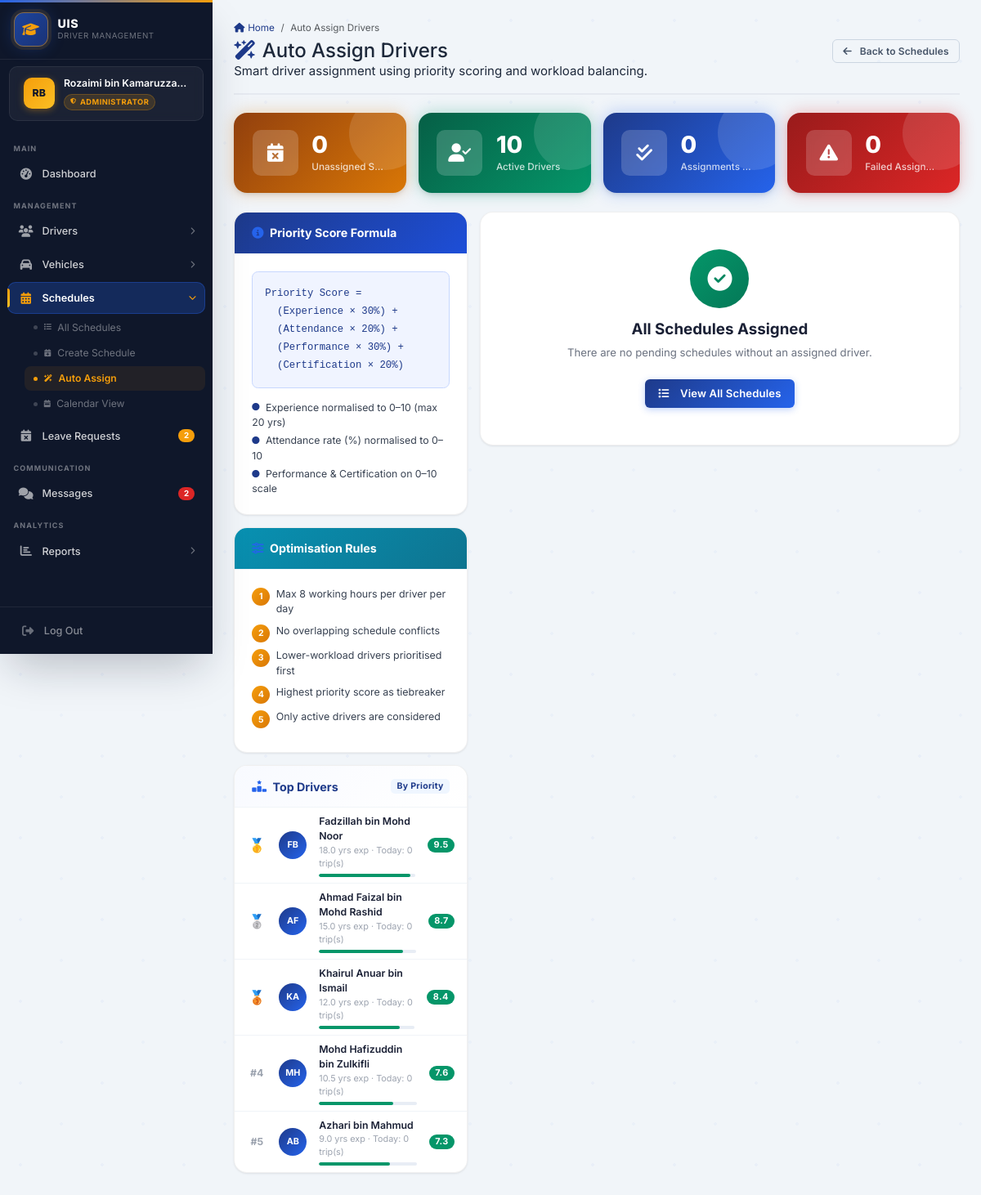
Page /admin/auto_assign.php (signed in) on the committed database.
### tables this page shows
CREATE TABLE drivers (
    driver_id           INT             NOT NULL AUTO_INCREMENT,
    employee_id         VARCHAR(20)     NOT NULL,
    name                VARCHAR(100)    NOT NULL,
    phone               VARCHAR(20)     NULL DEFAULT NULL,
    email               VARCHAR(100)    NULL DEFAULT NULL,
    address             TEXT            NULL DEFAULT NULL,
    experience_years    DECIMAL(4,1)    NOT NULL DEFAULT 0,
    attendance_rate     DECIMAL(5,2)    NOT NULL DEFAULT 100.00 COMMENT '0-100 percentage',
    performance_score   DECIMAL(5,2)    NOT NULL DEFAULT 5.00  COMMENT '0-10 scale',
    certification_score DECIMAL(5,2)    NOT NULL DEFAULT 5.00  COMMENT '0-10 scale',
    license_number      VARCHAR(50)     NULL DEFAULT NULL,
    license_class       VARCHAR(10)     NULL DEFAULT NULL,
    license_expiry      DATE            NULL DEFAULT NULL,
    status              ENUM('active','inactive','on_leave') NOT NULL DEFAULT 'active',
    driver_type         ENUM('top_management','regular') NOT NULL DEFAULT 'regular',
    created_at          TIMESTAMP       NOT NULL DEFAULT CURRENT_TIMESTAMP,
    updated_at          TIMESTAMP       NOT NULL DEFAULT CURRENT_TIMESTAMP ON UPDATE CURRENT_TIMESTAMP,
    PRIMARY KEY (driver_id),
    UNIQUE KEY uq_drivers_employee_id (employee_id)
);

### config/database.php (called while the page is built, shortened)
<?php
function calculatePriorityScore(
    float $experience,
    float $attendance,
    float $performance,
    float $certification
): float {
    $exp_score = min(($experience / 20.0) * 10.0, 10.0);
    $att_score = ($attendance / 100.0) * 10.0;
    $perf_score = $performance;
    $cert_score = $certification;
    $priority = ($exp_score  * 0.30)
              + ($att_score  * 0.20)
              + ($perf_score * 0.30)
              + ($cert_score * 0.20);
    return round($priority, 2);
}

### admin/auto_assign.php (the view, shortened to what this page needs)
<?php
require_once '../config/database.php';
$assignments   = [];
$errors        = [];
$unassigned_count = (int)$conn->query(
    "SELECT COUNT(*) AS cnt FROM schedules WHERE driver_id IS NULL AND status='pending'"
)->fetch_assoc()['cnt'];
$active_drivers_count = (int)$conn->query(
    "SELECT COUNT(*) AS cnt FROM drivers WHERE status='active'"
)->fetch_assoc()['cnt'];
$assignments_made  = count(array_filter($assignments, fn($a) => $a['status'] === 'assigned'));
$failed_count      = count($errors);
$drivers_result = $conn->query(
    "SELECT *, (SELECT COUNT(*) FROM schedules
                WHERE driver_id = d.driver_id
                  AND status NOT IN ('cancelled')
                  AND trip_date = CURDATE()) AS today_trips
     FROM drivers d WHERE status = 'active' ORDER BY name"
);
$all_drivers = [];
while ($row = $drivers_result->fetch_assoc()) {
    $row['priority_score'] = calculatePriorityScore(
        $row['experience_years'], $row['attendance_rate'],
        $row['performance_score'], $row['certification_score']
    );
    $all_drivers[] = $row;
}
usort($all_drivers, fn($a, $b) => $b['priority_score'] <=> $a['priority_score']);
require_once '../includes/header.php';
require_once '../includes/sidebar.php';
?>
<main class="main-content">
    <div class="d-none d-lg-flex align-items-center justify-content-between mb-4 pb-3"
         style="border-bottom: 2px solid #e5e9f0;">
        <div>
            <nav aria-label="breadcrumb">
                <ol class="breadcrumb mb-1" style="font-size:0.78rem;">
                    <li class="breadcrumb-item">
                        <a href="<?php echo SITE_URL; ?>/admin/dashboard.php"
                           class="text-decoration-none" style="color:var(--uis-primary);">
                            <i class="fas fa-home me-1"></i>Home
                        </a>
                    </li>
                    <li class="breadcrumb-item active" aria-current="page">Auto Assign Drivers</li>
                </ol>
            </nav>
            <h1 class="page-title mb-0" style="font-size:1.6rem;">
                <i class="fas fa-wand-magic-sparkles me-2" style="color:var(--uis-primary);"></i>Auto Assign Drivers
            </h1>
            <p class="page-subtitle mb-0">Smart driver assignment using priority scoring and workload balancing.</p>
        </div>
        <a href="<?php echo SITE_URL; ?>/admin/schedules.php" class="btn btn-outline-secondary btn-sm">
            <i class="fas fa-arrow-left me-1"></i>Back to Schedules
        </a>
    </div>
    <div class="row g-3 mb-4">
        <div class="col-6 col-xl-3">
            <div class="stat-card stat-amber">
                <div class="stat-card-icon"><i class="fas fa-calendar-xmark" style="font-size:1.5rem;"></i></div>
                <div class="stat-card-body">
                    <div class="stat-card-value"><?php echo $unassigned_count; ?></div>
                    <div class="stat-card-label">Unassigned Schedules</div>
                </div>
            </div>
        </div>
        <div class="col-6 col-xl-3">
            <div class="stat-card stat-green">
                <div class="stat-card-icon"><i class="fas fa-user-check" style="font-size:1.5rem;"></i></div>
                <div class="stat-card-body">
                    <div class="stat-card-value"><?php echo $active_drivers_count; ?></div>
                    <div class="stat-card-label">Active Drivers</div>
                </div>
            </div>
        </div>
        <div class="col-6 col-xl-3">
            <div class="stat-card stat-blue">
                <div class="stat-card-icon"><i class="fas fa-check-double" style="font-size:1.5rem;"></i></div>
                <div class="stat-card-body">
                    <div class="stat-card-value"><?php echo $assignments_made; ?></div>
                    <div class="stat-card-label">Assignments Made</div>
                </div>
            </div>
        </div>
        <div class="col-6 col-xl-3">
            <div class="stat-card stat-red">
                <div class="stat-card-icon"><i class="fas fa-triangle-exclamation" style="font-size:1.5rem;"></i></div>
                <div class="stat-card-body">
                    <div class="stat-card-value"><?php echo $failed_count; ?></div>
                    <div class="stat-card-label">Failed Assignments</div>
                </div>
            </div>
        </div>
    </div>
    <div class="row g-3">
        <div class="col-12 col-lg-4">
            <div class="content-card mb-3">
                <div class="content-card-header" style="background:linear-gradient(135deg,var(--uis-primary),#1d4ed8);">
                    <h5 class="content-card-title" style="color:#fff;">
                        <i class="fas fa-info-circle"></i> Priority Score Formula
                    </h5>
                </div>
                <div class="content-card-body">
                    <div class="rounded-3 p-3 mb-3" style="background:#f0f4ff;border:1px solid #c7d7fe;font-family:monospace;font-size:0.82rem;color:#1e3a8a;line-height:1.8;">
                        Priority Score =<br>
                        &nbsp;&nbsp;(Experience &times; 30%) +<br>
                        &nbsp;&nbsp;(Attendance &times; 20%) +<br>
                        &nbsp;&nbsp;(Performance &times; 30%) +<br>
                        &nbsp;&nbsp;(Certification &times; 20%)
                    </div>
                    <ul class="list-unstyled mb-0" style="font-size:0.82rem;color:#374151;">
                        <li class="mb-1"><i class="fas fa-circle fa-xs me-2" style="color:var(--uis-primary);"></i>Experience normalised to 0–10 (max 20 yrs)</li>
                        <li class="mb-1"><i class="fas fa-circle fa-xs me-2" style="color:var(--uis-primary);"></i>Attendance rate (%) normalised to 0–10</li>
                        <li><i class="fas fa-circle fa-xs me-2" style="color:var(--uis-primary);"></i>Performance &amp; Certification on 0–10 scale</li>
                    </ul>
                </div>
            </div>
            <div class="content-card mb-3">
                <div class="content-card-header" style="background:linear-gradient(135deg,#0891b2,#0e7490);">
                    <h5 class="content-card-title" style="color:#fff;">
                        <i class="fas fa-sliders"></i> Optimisation Rules
                    </h5>
                </div>
                <div class="content-card-body">
                    <ul class="list-unstyled mb-0" style="font-size:0.83rem;color:#374151;">
                        <?php
                        $rules = [
                            'Max 8 working hours per driver per day',
                            'No overlapping schedule conflicts',
                            'Lower-workload drivers prioritised first',
                            'Highest priority score as tiebreaker',
                            'Only active drivers are considered',
                        ];
                        foreach ($rules as $i => $rule):
                        ?>
                        <li class="d-flex align-items-start gap-2 mb-2">
                            <span class="d-flex align-items-center justify-content-center flex-shrink-0 rounded-circle fw-bold"
                                  style="width:22px;height:22px;background:linear-gradient(135deg,#f59e0b,#d97706);color:#fff;font-size:0.7rem;margin-top:1px;">
                                <?php echo $i + 1; ?>
                            </span>
                            <?php echo htmlspecialchars($rule); ?>
                        </li>
                        <?php endforeach; ?>
                    </ul>
                </div>
            </div>
            <div class="content-card">
                <div class="content-card-header">
                    <h5 class="content-card-title">
                        <i class="fas fa-ranking-star"></i> Top Drivers
                    </h5>
                    <span class="badge" style="background:var(--uis-light);color:var(--uis-primary);font-size:0.7rem;">By Priority</span>
                </div>
                <div class="content-card-body p-0">
                    <?php if (empty($all_drivers)): ?>
                    <div class="text-center py-4" style="color:#9ca3af;font-size:0.84rem;">
                        <i class="fas fa-user-slash fa-lg mb-2 d-block"></i>No active drivers
                    </div>
                    <?php else: ?>
                    <?php $medals = ['🥇','🥈','🥉']; ?>
                    <?php foreach (array_slice($all_drivers, 0, 5) as $i => $drv): ?>
                    <?php
                        $sc = (float)$drv['priority_score'];
                        $bar_pct = min(($sc / 10) * 100, 100);
                        $bar_color = $sc >= 7 ? '#059669' : ($sc >= 5 ? '#d97706' : '#dc2626');
                        $parts = array_filter(explode(' ', trim($drv['name'])));
                        $di = '';
                        foreach (array_slice($parts, 0, 2) as $p) { $di .= strtoupper($p[0]); }
                    ?>
                    <div class="d-flex align-items-center gap-3 px-3 py-2<?php echo $i < 4 ? ' border-bottom' : ''; ?>"
                         style="border-color:#f0f4f8!important;">
                        <div class="text-center flex-shrink-0" style="width:24px;font-size:<?php echo $i < 3 ? '1.1rem' : '0.82rem'; ?>;color:#9ca3af;font-weight:700;">
                            <?php echo $i < 3 ? $medals[$i] : '#' . ($i + 1); ?>
                        </div>
                        <div class="rounded-circle d-flex align-items-center justify-content-center flex-shrink-0"
                             style="width:34px;height:34px;background:linear-gradient(135deg,var(--uis-primary),var(--uis-secondary));color:#fff;font-size:0.72rem;font-weight:700;">
                            <?php echo htmlspecialchars($di ?: 'D'); ?>
                        </div>
                        <div class="flex-grow-1">
                            <div style="font-size:0.82rem;font-weight:600;color:#1a2035;">
                                <?php echo htmlspecialchars($drv['name']); ?>
                            </div>
                            <div style="font-size:0.72rem;color:#9ca3af;">
                                <?php echo $drv['experience_years']; ?> yrs exp
                                · Today: <?php echo (int)$drv['today_trips']; ?> trip(s)
                            </div>
                            <div class="progress mt-1" style="height:4px;border-radius:99px;background:#e8edf5;">
                                <div class="progress-bar" style="width:<?php echo number_format($bar_pct, 1); ?>%;background:<?php echo $bar_color; ?>;border-radius:99px;"></div>
                            </div>
                        </div>
                        <span class="badge rounded-pill flex-shrink-0"
                              style="background:<?php echo $bar_color; ?>;font-size:0.72rem;">
                            <?php echo number_format($sc, 1); ?>
                        </span>
                    </div>
                    <?php endforeach; ?>
                    <?php endif; ?>
                </div>
            </div>
        </div>
        <div class="col-12 col-lg-8">
            <?php if ($unassigned_count === 0 && empty($assignments)): ?>
            <div class="content-card">
                <div class="content-card-body text-center py-5">
                    <div class="rounded-circle d-inline-flex align-items-center justify-content-center mb-3"
                         style="width:72px;height:72px;background:linear-gradient(135deg,#059669,#047857);">
                        <i class="fas fa-circle-check fa-2x" style="color:#fff;"></i>
                    </div>
                    <h5 style="font-weight:700;color:#1a2035;" class="mb-2">All Schedules Assigned</h5>
                    <p style="color:#6b7280;font-size:0.88rem;" class="mb-4">
                        There are no pending schedules without an assigned driver.
                    </p>
                    <a href="<?php echo SITE_URL; ?>/admin/schedules.php"
                       class="btn btn-uis-primary">
                        <i class="fas fa-list me-2"></i>View All Schedules
                    </a>
                </div>
            </div>
            <?php endif; ?>
        </div>
    </div>
</main>
<?php require_once '../includes/footer.php'; ?>

### rows in the picture
drivers: i "🥇", di "FB", name "Fadzillah bin Mohd Noor", experience_years "18.0", today_trips "0", $bar_pct 95.2 (drawn), sc "9.5"
drivers: i "🥈", di "AF", name "Ahmad Faizal bin Mohd Rashid", experience_years "15.0", today_trips "0", $bar_pct 87.2 (drawn), sc "8.7"
drivers: i "🥉", di "KA", name "Khairul Anuar bin Ismail", experience_years "12.0", today_trips "0", $bar_pct 84.1 (drawn), sc "8.4"
drivers: di "MH", name "Mohd Hafizuddin bin Zulkifli", experience_years "10.5", today_trips "0", $bar_pct 76.1 (drawn), sc "7.6"
drivers: di "AB", name "Azhari bin Mahmud", experience_years "9.0", today_trips "0", $bar_pct 72.8 (drawn), sc "7.3"

### other values in the picture
$initials "RB"
$full_name "Rozaimi bin Kamaruzza…"
$role_label "ADMINISTRATOR"
$_pending_leaves "2"
$_unread_msgs "2"
$unassigned_count "0"
$active_drivers_count "10"
$assignments_made "0"
$failed_count "0"
$rule "Max 8 working hours per driver per day"
$rule "No overlapping schedule conflicts"
$rule "Lower-workload drivers prioritised first"
$rule "Highest priority score as tiebreaker"
$rule "Only active drivers are considered"
